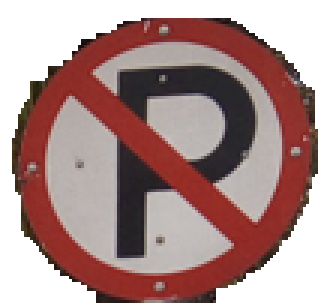
#> input picture data/Prohibidoparq_ideal.png, 106 x 101 px (shown 3 times larger)
$ python -i detectROI.py   (imports and definitions only)
#> lines starting #> are read from the running program, lines starting #| are printed output that depends on the picture
# -*- coding: utf-8 -*-
"""
Created on Sun Jan 16 18:12:48 2022

@author: miarodriguezur, jspinaj
"""
#importación de librerías
from pickle import FALSE
import cv2     #Librería OpenCV
from IPython.display import Image   #Libreria impresión de imagenes
import numpy as np                  #Importación numpy
from matplotlib import pyplot as plt  #Impresión de gráficas
from PIL import Image


#--------------------------------------Main Function----------------------------------------

# [107 lines left out: functions detectROI, blackTh, redTh, not called in this run]

#--------------------------------- Filling closed contours------------------------------------

def filling(image):

    im_floodfill = image.copy()
    h, w = image.shape
    h=h-1
    w=w-1
    #mask = np.zeros((h+2, w+2), np.uint8)
    seed=[(0,0),(0,h),(w,h),(w,0)]


    # Floodfill from point (0, 0)
    cv2.floodFill(im_floodfill, None, seed[0], 255);
    cv2.floodFill(im_floodfill, None, seed[1], 255);
    cv2.floodFill(im_floodfill, None, seed[2], 255);
    cv2.floodFill(im_floodfill, None, seed[3], 255);

     # Invert floodfilled image

    im_floodfill_inv = cv2.bitwise_not(im_floodfill)

    # Combine the two images to get the foreground.

    im_out = image | im_floodfill_inv
    return im_out

#--------------------------------- Morphological Operations------------------------------------

# [159 lines left out: functions dilate, erode, opening, getContourCharacteristics, getRegionCharacteristics, otsu, not called in this run]

#--------------------------- Entropy Function-----------------------------

def entropy(hist):
    H=np.sum(np.where(hist>0,hist*np.log2(hist),0))
    return H


>>> import cv2
>>> picture = cv2.imread('data/Prohibidoparq_ideal.png', cv2.IMREAD_GRAYSCALE)
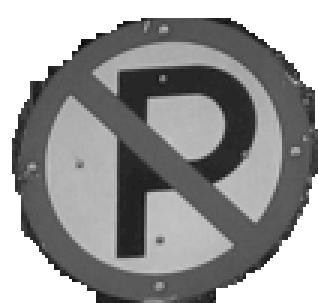
#> picture: shape (101, 106) (shown 3 times larger); min 0, max 255, mean 151.7
>>> result = filling(picture)
#> in filling, `im_floodfill_inv = cv2.bitwise_not(im_floodfill)`:
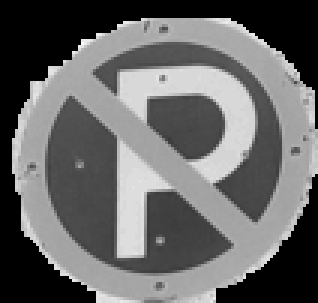
#> im_floodfill_inv: shape (101, 106) (shown 3 times larger); min 0, max 255, mean 103.3
#> in filling, `im_out = image | im_floodfill_inv`: im_out: shape (101, 106); every value is 255
